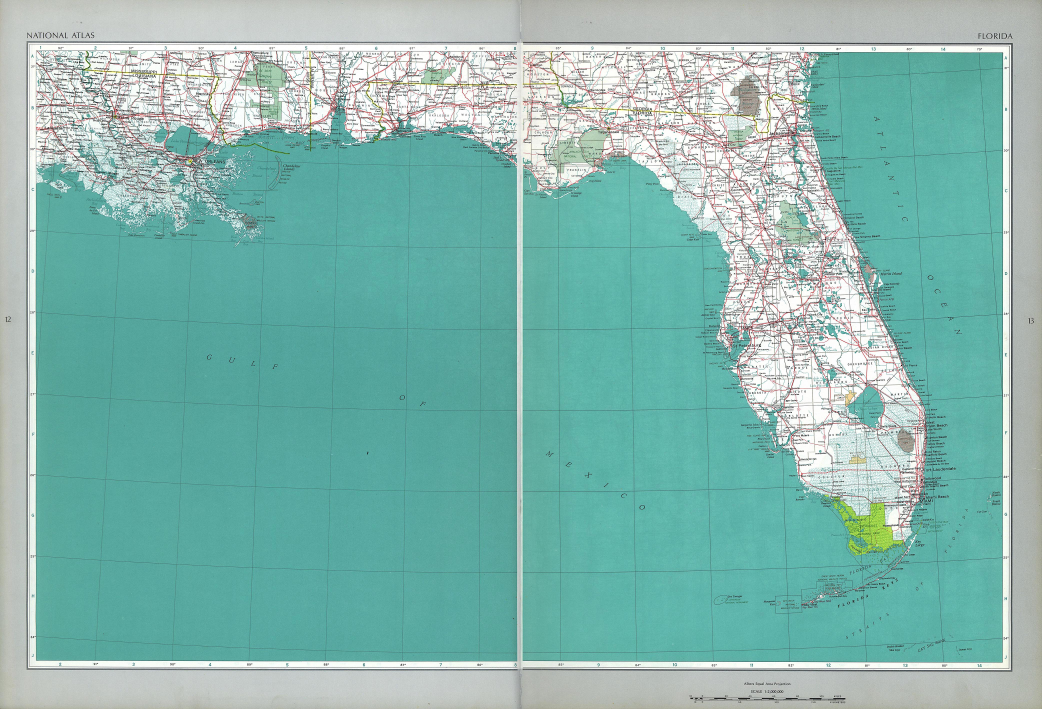
#> input picture data/raw/ca000018.jpg, 4168 x 2835 px (shown at 1/4 size)
$ python -i prepare_gt.py   (imports and definitions only)
#> lines starting #> are read from the running program, lines starting #| are printed output that depends on the picture; after the words box and inside, x2 and y2 are one past the last pixel; in counts of white or black regions, pixels touching at a corner belong together
#> further down, picture is the input picture: shape (2835, 4168, 3); mean B, G, R 175.2, 182.9, 132.2
"""
Pipeline de préparation des données GT pour le fine-tuning
──────────────────────────────────────────────────────────
Ordre d'exécution (GIGO — qualité des données = qualité du modèle) :

  ÉTAPE 1 : Détection du cadre (map_frame_detector)
             → supprime legend, hachures, texte de marge

  ÉTAPE 2 : Filtrage des lignes de grille (grid filter)
             → supprime la grille UTM/Lambert qui polluera le masque

  ÉTAPE 3 : Création du masque GT (create_masks)
             → détecte routes rouges + features sombres + eau

  ÉTAPE 4 : Génération de l'image QA (3 panneaux)
             → vérification visuelle avant tout entraînement

Usage :
  python prepare_gt.py --img_dir data/tunis/images --out_dir data/tunis/gt

Structure attendue en entrée :
  data/tunis/images/   carte1.jpg  carte2.jpg  ...

Structure produite :
  data/tunis/gt/
    masks/      carte1.png  carte2.png  ...  (masques GT, prêts pour training)
    cropped/    carte1.jpg  ...              (cartes sans legend, pour debug)
    qa/         carte1_qa.png ...            (images de vérification QA)
"""

import sys, os, argparse, logging
import cv2
import numpy as np
from pathlib import Path

# ── Imports projet ────────────────────────────────────────────────────────────
sys.path.insert(0, str(Path(__file__).parent))
sys.path.insert(0, str(Path(__file__).parent.parent / "soduco_unet"))
# [5 lines not run here, left out]

from .map_frame_detector import MapFrameDetector
from .create_masks import create_mask

# [1 line not run here, left out]
logger = logging.getLogger(__name__)


# ═══════════════════════════════════════════════════════════════════════════════
# ÉTAPE 2 : FILTRAGE DES LIGNES DE GRILLE
# ═══════════════════════════════════════════════════════════════════════════════

def detect_grid_lines(img_bgr: np.ndarray,
                      min_line_fraction: float = 0.60) -> np.ndarray:
    """
    Détecte les lignes de grille (UTM, Lambert, coordonnées).

    Les lignes de grille sont des lignes droites continues qui traversent
    au moins `min_line_fraction` de la largeur ou hauteur de l'image.

    Args:
        img_bgr:            image BGR
        min_line_fraction:  fraction minimale pour considérer une ligne
                            comme grille (0.6 = 60% de la largeur/hauteur)

    Returns:
        Masque binaire (uint8) où 255 = ligne de grille détectée
    """
#> called with min_line_fraction = 0.6
    h, w    = img_bgr.shape[:2]
#> h = 2835; w = 4168
    gray    = cv2.cvtColor(img_bgr, cv2.COLOR_BGR2GRAY)
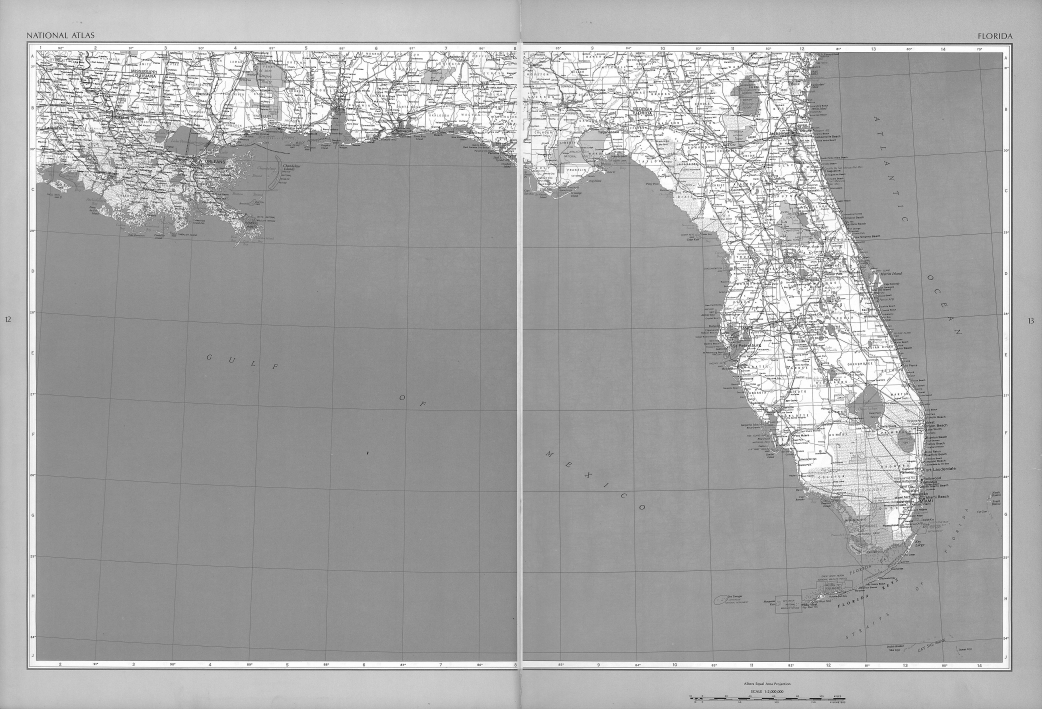
#> gray: shape (2835, 4168) (shown at 1/4 size); min 0, max 255, mean 166.9

    # Binarisation Otsu
    _, bin_inv = cv2.threshold(
        gray, 0, 255, cv2.THRESH_BINARY_INV + cv2.THRESH_OTSU
    )
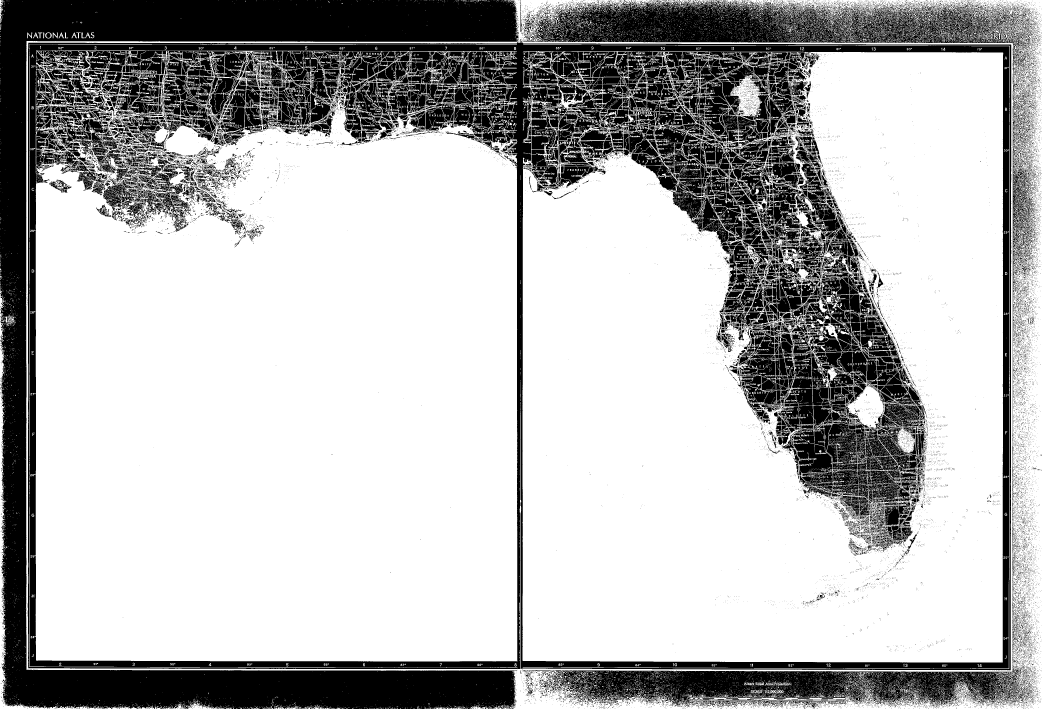
#> bin_inv: shape (2835, 4168) (shown at 1/4 size); 71.7% white; 31741 black regions (28636 under 20 px), largest, box (x1, y1, x2, y2) and area: (0, 0, 2076, 2835) 884267, (111, 156, 4045, 2681) 443606, (2092, 0, 4116, 305) 203493

    # ── Lignes horizontales ───────────────────────────────────────────────────
    # Kernel très large horizontalement = ne détecte que les lignes continues
    min_h_len   = int(w * min_line_fraction)
#> min_h_len = 2500
    kh          = cv2.getStructuringElement(cv2.MORPH_RECT, (min_h_len, 1))
    h_lines     = cv2.morphologyEx(bin_inv, cv2.MORPH_OPEN, kh)
#> h_lines: shape (2835, 4168); 0.02% white in thin lines or dots, all inside (x1, y1, x2, y2) = (107, 2676, 2609, 2677)
    # Dilater légèrement pour capturer toute l'épaisseur
    h_lines     = cv2.dilate(h_lines,
                             cv2.getStructuringElement(cv2.MORPH_RECT, (1, 3)),
                             iterations=1)
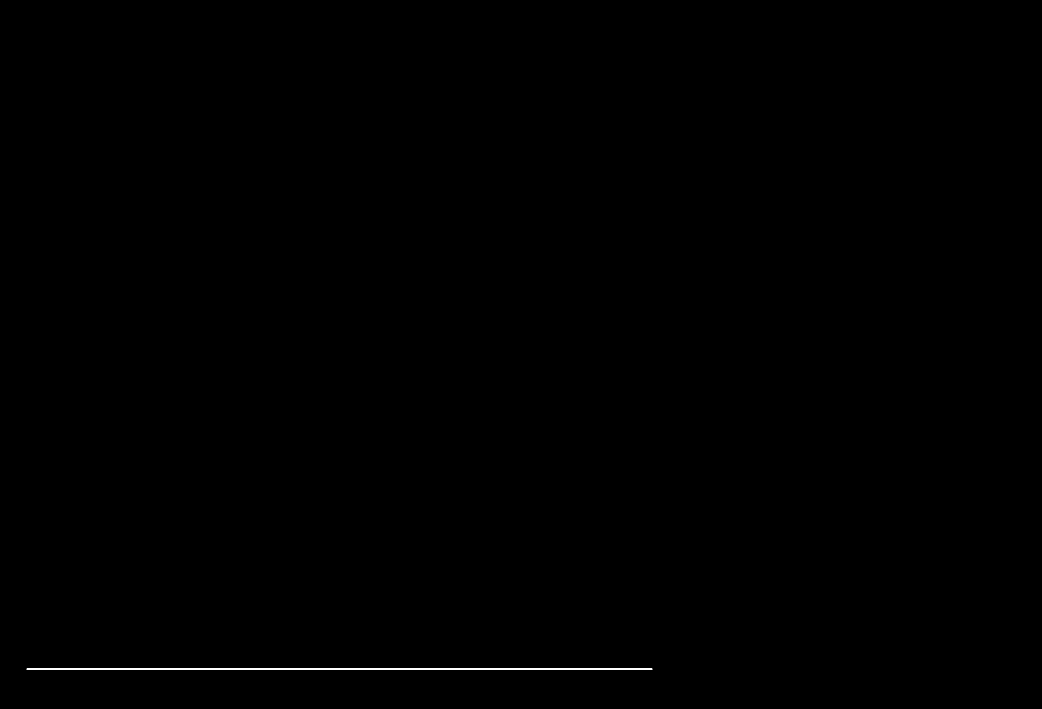
#> h_lines: shape (2835, 4168) (shown at 1/4 size); 0.06% white; 1 white region, box (x1, y1, x2, y2) and area: (107, 2675, 2609, 2678) 7506

    # ── Lignes verticales ─────────────────────────────────────────────────────
    min_v_len   = int(h * min_line_fraction)
#> min_v_len = 1701
    kv          = cv2.getStructuringElement(cv2.MORPH_RECT, (1, min_v_len))
#> kv = 1701 values from 1 to 1
    v_lines     = cv2.morphologyEx(bin_inv, cv2.MORPH_OPEN, kv)
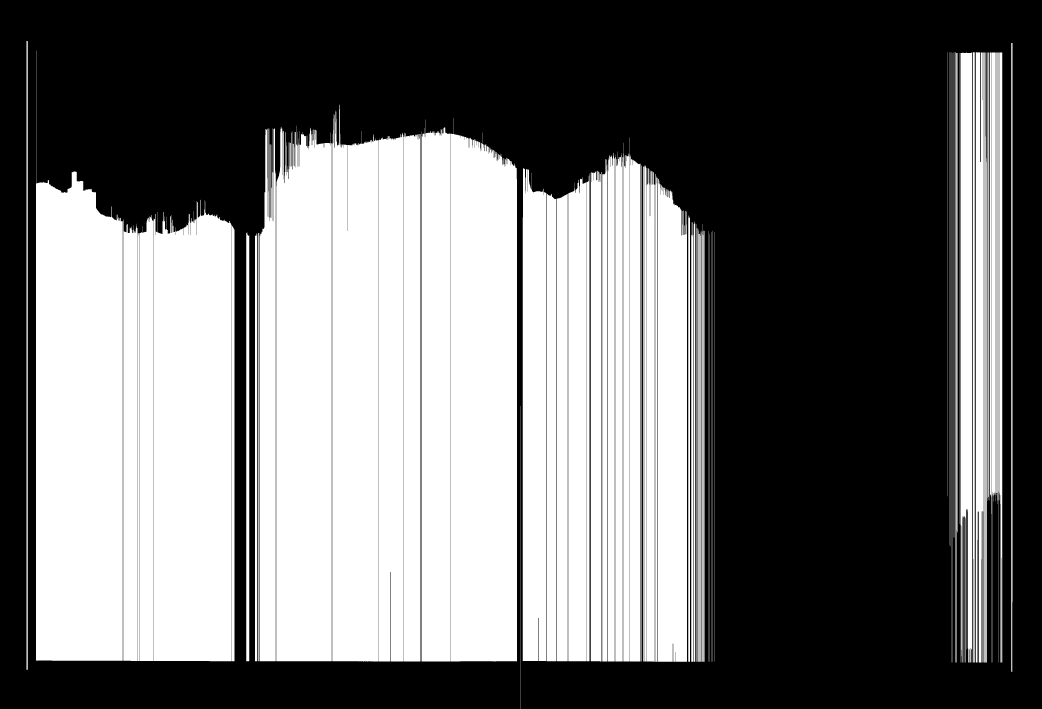
#> v_lines: shape (2835, 4168) (shown at 1/4 size); 44% white; 94 white regions, largest, box (x1, y1, x2, y2) and area: (144, 202, 491, 2643) 646794, (1801, 471, 2068, 2646) 548666, (616, 799, 927, 2645) 545897
    v_lines     = cv2.dilate(v_lines,
                             cv2.getStructuringElement(cv2.MORPH_RECT, (3, 1)),
                             iterations=1)
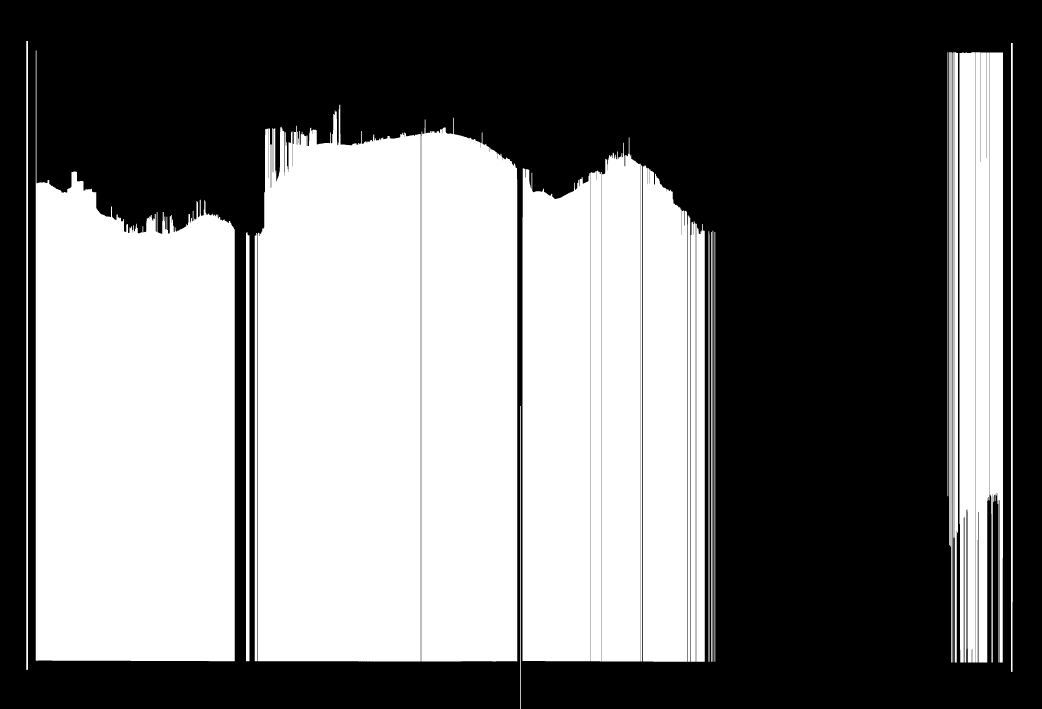
#> v_lines: shape (2835, 4168) (shown at 1/4 size); 46.6% white; 31 white regions, largest, box (x1, y1, x2, y2) and area: (143, 202, 939, 2645) 1436406, (1032, 419, 1683, 2646) 1349959, (1685, 471, 2069, 2646) 798069

    grid_mask = cv2.bitwise_or(h_lines, v_lines)
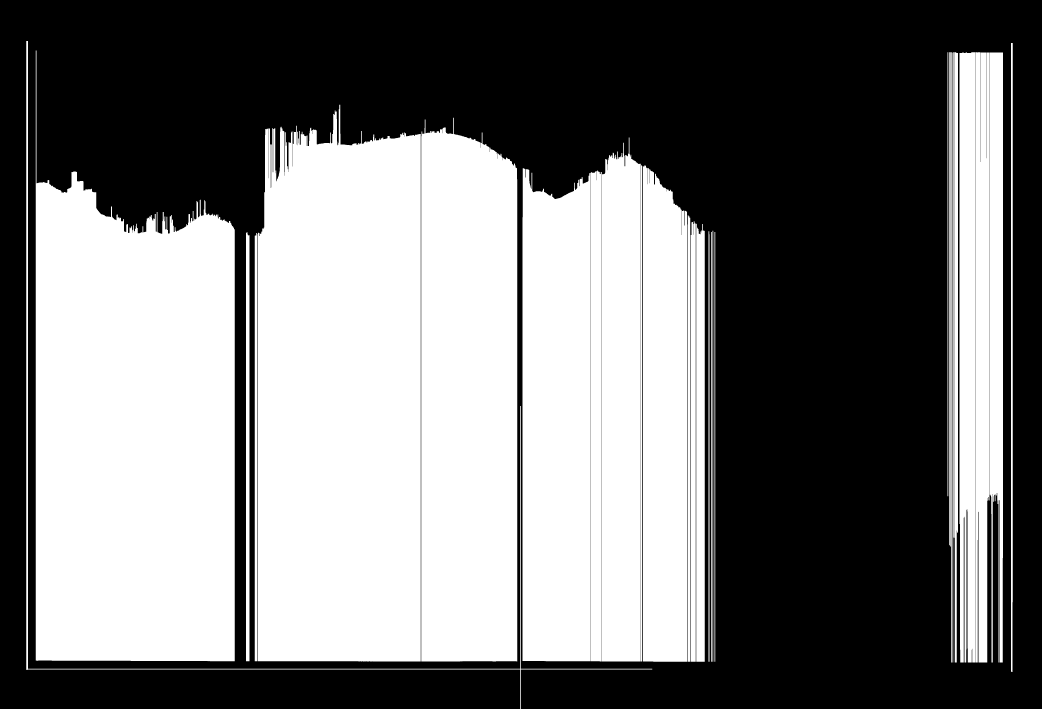
#> grid_mask: shape (2835, 4168) (shown at 1/4 size); 46.7% white; 30 white regions, largest, box (x1, y1, x2, y2) and area: (143, 202, 939, 2645) 1436406, (1032, 419, 1683, 2646) 1349959, (1685, 471, 2069, 2646) 798069
    return grid_mask


# [248 lines left out: functions remove_grid_from_mask, make_qa_image, _label, process_one, process_directory, main, not called in this run]


# [2 lines not run here, left out]

>>> import cv2
>>> picture = cv2.imread('../data/raw/ca000018.jpg')
>>> result = detect_grid_lines(picture)
